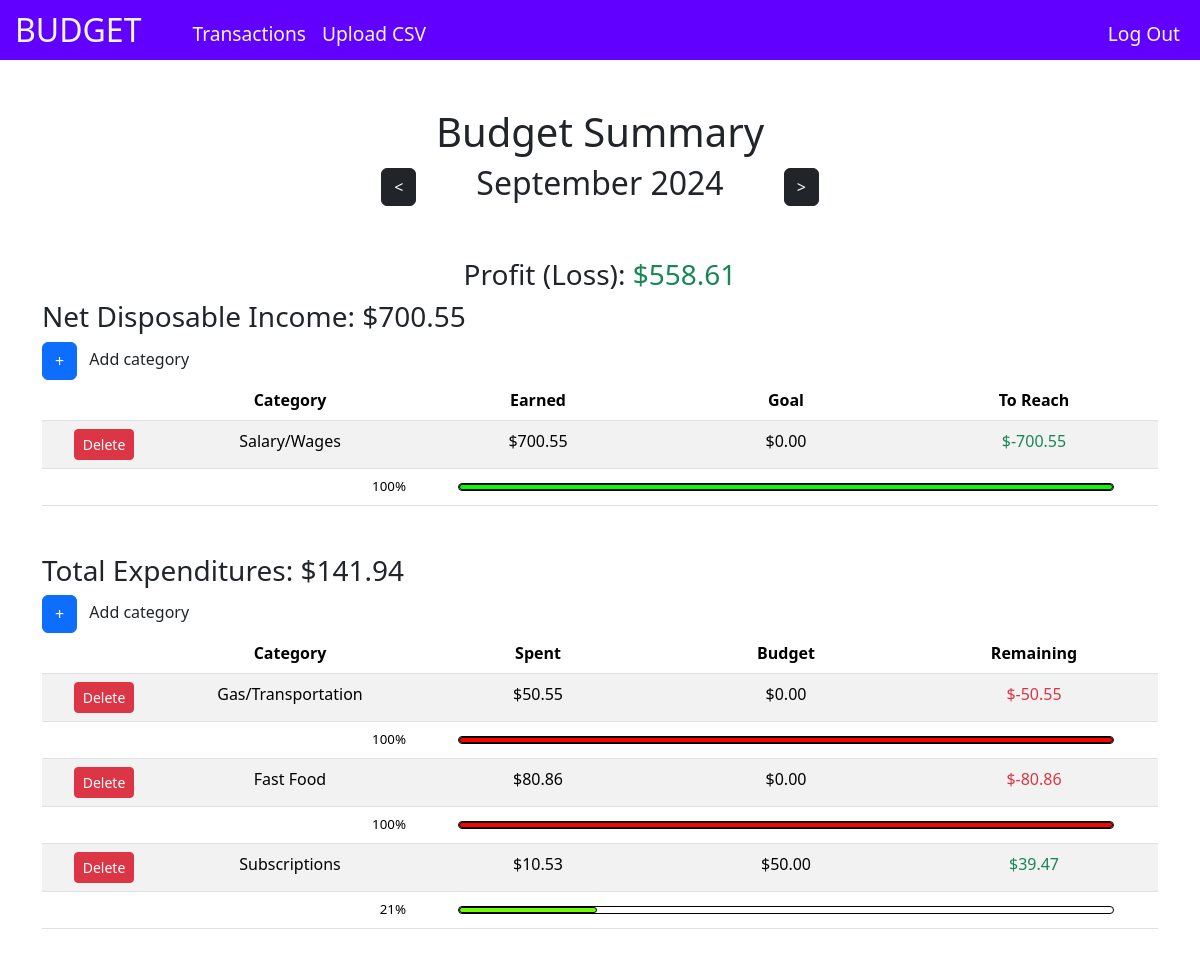
Page / (signed in) on the committed database.
### tables this page shows
CREATE TABLE users (id INTEGER PRIMARY KEY AUTOINCREMENT NOT NULL, username TEXT NOT NULL, hash TEXT NOT NULL, selectedmonth INTEGER, selectedyear INTEGER);

CREATE TABLE "categories" (id INTEGER PRIMARY KEY AUTOINCREMENT NOT NULL, user_id INTEGER NOT NULL, name TEXT NOT NULL, categorytype TEXT NOT NULL, FOREIGN KEY(user_id) REFERENCES users(id));

### app.py (the view)
@app.route("/")
@login_required
def home():
    user_id = session["user_id"]
    if not user_id:
        return render_template("login.html")
    month_name = ""
    selected_month, selected_year = getCurrentMonthAndYear(user_id)
    if selected_month and selected_year:
        month_name = calendar.month_name[selected_month]
    income_categories = db.execute("SELECT * FROM categories WHERE user_id=? AND categorytype=?", user_id, 'income')
    expense_categories = db.execute("SELECT * FROM categories WHERE user_id=? AND categorytype=?", user_id, 'expense')
    categories = income_categories + expense_categories
    transactions = db.execute("SELECT * FROM transactions WHERE user_id=? AND month=? AND year=?", user_id, selected_month, selected_year)
    budgets = db.execute("SELECT * FROM monthly_budget WHERE user_id=? AND month=? AND year=?", user_id, selected_month, selected_year)
    category_budgets = {}
    for budget in budgets:
        category_budgets[budget['category_id']] = budget['budget_amount']
    income_total = 0
    expense_total = 0
    unassigned_total = 0
    category_totals = {}
    for category in categories:
        category_total = 0
        for transaction in transactions:
            if transaction['category_id'] != category['id']:
                continue
            category_total += transaction['amount']
            if category['categorytype'] == "income":
                income_total += transaction['amount']
            else:
                expense_total += transaction['amount']
        category_totals[category['id']] = round(category_total,2)
    for transaction in transactions:
        if transaction['category_id'] is None:
            unassigned_total += transaction['amount']
    return render_template("home.html", unassigned_total=unassigned_total, income_total=income_total, expense_total=expense_total, category_totals=category_totals, transactions=transactions, income_categories=income_categories, expense_categories=expense_categories, selected_month=selected_month, selected_year=selected_year, month_name=month_name, category_budgets=category_budgets)

### app.py (called while the page is built)
def login_required(f):
    @wraps(f)
    def decorated_function(*args, **kwargs):
        if session.get("user_id") is None:
            return redirect("/login")
        return f(*args, **kwargs)
    return decorated_function

def getCurrentMonthAndYear(user_Id):
    current_selected_month = db.execute("SELECT selectedmonth FROM users WHERE id=?", user_Id)
    current_selected_year = db.execute("SELECT selectedyear FROM users WHERE id=?", user_Id)
    if current_selected_month and current_selected_year:
        current_selected_month = current_selected_month[0]['selectedmonth']
        current_selected_year = current_selected_year[0]['selectedyear']
    return current_selected_month, current_selected_year

@app.after_request
def after_request(response):
    response.headers["Cache-Control"] = "no-cache, no-store, must-revalidate"
    response.headers["Expires"] = 0
    response.headers["Pragma"] = "no-cache"
    return response

### Templates/home.html (shortened to what this page needs)
{% extends "layout.html" %}
{% block main %}
    <h1>Budget Summary</h1>
    <div class="month centered-div" style="gap:60px;">
        <form action="/change_month" method="post" onsubmit="rememberScrollPosition()">
            <button class="arrow btn btn-dark"><</button>
        </form>
        <h2>{{ month_name }} {{ selected_year }}</h2>
        <form action="/change_month" method="post" onsubmit="rememberScrollPosition()">
            <button class="arrow btn btn-dark">></button>
        </form>
    </div>
    {% set profit = income_total - expense_total %}
    <h3 class="text-center">Profit (Loss): <span class ="{% if profit >= 0 %}text-success{% else %}text-danger{% endif %}">${{ "{:,.2f}".format(profit) }}</span></h3>
    <div class="disposable_income">
        <h3>Net Disposable Income: ${{ "{:,.2f}".format(income_total) }}</h3>
        <button id="add_income_button" class="btn btn-primary" type="submit">+</button>
        <span class="ms-2">Add category</span>
        <table class="table table-striped">
            <thead>
                <th></th>
                <th>Category</th>
                <th>Earned</th>
                <th>Goal</th>
                <th>To Reach</th>
            </thead>
            <tbody>
            {% for category in income_categories %}
                {% set categoryName = category["name"] %}
                {% set categoryId = category["id"] %}
                {% set categoryType = category["categorytype"] %}
                {% set categoryTotal = category_totals[categoryId] %}
                <tr>
                    <td>
                        <form action="/delete_category" method="post" onsubmit="return confirmDelete('{{ categoryName }}');">
                            <button class="delete btn btn-sm btn-danger" type="submit">Delete</button>
                        </form>
                    </td>
                    <td class="editable" id ="category_name_{{ categoryId }}" onclick="edit('category_name_{{ categoryId }}', '{{ categoryId }}', 'name')">{{ category["name"] }}</td>
                    <td>${{ "{:,.2f}".format(categoryTotal) }}</td>
                    {% set categoryBudget = category_budgets[categoryId] | default(0) %}
                    <td class="editable" id ="budget_value_{{ categoryId }}" onclick="edit('budget_value_{{ categoryId }}', '{{ categoryId }}', 'budget')">${{ "{:,.2f}".format(categoryBudget) }}</td>
                    {% set remaining = categoryBudget - categoryTotal %}
                    <td class="{% if remaining < 0 %}text-success{% elif remaining > 0 %}text-danger{% endif %}">
                        ${{ "{:,.2f}".format(remaining) }}
                    </td>
                </tr>
                <tr>
                    {% set progress = 100 %}
                    {% if categoryBudget != 0 %}
                        {% set progress = (categoryTotal / categoryBudget)*100 %}
                    {% endif %}
                    {% set progressWidth = progress %}
                    {% if progressWidth > 100 %}
                        {% set progressWidth = 100 %}
                    {% endif %}
                    {% set progress = "{:.0f}".format(progress) %}
                    <td></td>
                    <td class="progress_label">{{ progress }}%</td>
                    <td style="vertical-align: middle;" colspan="3">
                        <div class="progress_holder" data-progressWidth="{{ progressWidth }}" data-categoryType="{{ categoryType }}">
                        </div>
                    </td>
                </tr>
            {% endfor %}
            </tbody>
        </table>
    </div>
    <div class="expenditures">
        <h3>Total Expenditures: ${{ "{:,.2f}".format(expense_total) }}</h3>
        <button id="add_expense_button" class="btn btn-primary" type="submit">+</button>
        <span class="ms-2">Add category</span>
        <table class="table table-striped">
            <thead>
                <th></th>
                <th>Category</th>
                <th>Spent</th>
                <th>Budget</th>
                <th>Remaining</th>
            </thead>
            <tbody>
            {% for category in expense_categories %}
                {% set categoryName = category["name"] %}
                {% set categoryId = category["id"] %}
                {% set categoryTotal = category_totals[categoryId] %}
                {% set categoryType = category["categorytype"] %}
                <tr>
                    <td>
                        <form action="/delete_category" method="post" onsubmit="return confirmDelete('{{ categoryName }}');">
                            <button class=" delete btn btn-sm btn-danger" type="submit">Delete</button>
                        </form>
                    </td>
                    <td class="editable" id ="category_name_{{ categoryId }}" onclick="edit('category_name_{{ categoryId }}', '{{ categoryId }}', 'name')">{{ category["name"] }}</td>
                    <td>${{ "{:,.2f}".format(categoryTotal) }}</td>
                    {% set categoryBudget = category_budgets[categoryId] | default(0) %}
                    <td class="editable" id ="budget_value_{{ categoryId }}" onclick="edit('budget_value_{{ categoryId }}', '{{ categoryId }}', 'budget')">${{ "{:,.2f}".format(categoryBudget) }}</td>
                    {% set remaining = categoryBudget - categoryTotal %}
                    <td class="{% if remaining > 0 %}text-success{% elif remaining < 0 %}text-danger{% endif %}">
                        ${{ "{:,.2f}".format(remaining) }}
                    </td>
                </tr>
                <tr>
                    {% set progress = 100 %}
                    {% if categoryBudget != 0 %}
                        {% set progress = (categoryTotal / categoryBudget)*100 %}
                    {% endif %}
                    {% set progressWidth = progress %}
                    {% if progressWidth > 100 %}
                        {% set progressWidth = 100 %}
                    {% endif %}
                    {% set progress = "{:.0f}".format(progress) %}
                    <td></td>
                    <td class="progress_label">{{ progress }}%</td>
                    <td style="vertical-align: middle;" colspan="3">
                        <div class="progress_holder" data-progressWidth="{{ progressWidth }}" data-categoryType="{{ categoryType }}">
                        </div>
                    </td>
                </tr>
            {% endfor %}
            </tbody>
        </table>
    </div>
{% endblock %}

### Static/styles.css (style rules this page uses)
h1 { text-align: center; }
.month { display: flex; align-items: center; justify-content: space-between; width: 50%; margin: auto; margin-bottom: 3rem; }
th, td { width: 20%; overflow: hidden; text-overflow: ellipsis; white-space: nowrap; text-align: center; min-width: 100px; padding: 8px; text-wrap:wrap; }
.centered-div { display: flex; justify-content: center; align-items: center; gap: 10px; overflow-x: auto; }
table { table-layout: fixed; border-collapse: collapse; border-spacing: 0; width: 100%; }
th:first-child, td:first-child { width: 10%; min-width: 120px; }
.disposable_income, .expenditures { margin-bottom: 3rem; }
.editable { cursor:pointer; }
.progress_holder { height: 8px; background-color: rgb(255,255,255); border: 0.5px solid black; border-radius: 5px; width:90%; margin: 0 auto; }
.progress_label { font-size:smaller; text-align: right; }

### rows in the picture
users: selectedyear "2024"
categories: name "Salary/Wages", categoryTotal "700.55", categoryBudget "0.00", remaining "-700.55", progress "100"
categories: name "Gas/Transportation", categoryTotal "50.55", categoryBudget "0.00", remaining "-50.55", progress "100"
categories: name "Fast Food", categoryTotal "80.86", categoryBudget "0.00", remaining "-80.86", progress "100"
categories: name "Subscriptions", categoryTotal "10.53", categoryBudget "50.00", remaining "39.47", progress "21"

### other values in the picture
{{ month_name }} "September"
{{ "{:,.2f}".format(profit) }} "558.61"
{{ "{:,.2f}".format(income_total) }} "700.55"
{{ "{:,.2f}".format(expense_total) }} "141.94"
